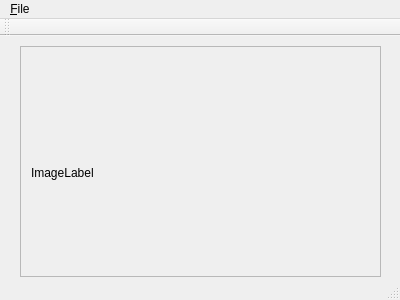
<?xml version="1.0" encoding="UTF-8"?>
<ui version="4.0">
 <class>ImageViewer</class>
 <widget class="QMainWindow" name="ImageViewer">
  <property name="geometry">
   <rect>
    <x>0</x>
    <y>0</y>
    <width>400</width>
    <height>300</height>
   </rect>
  </property>
  <property name="windowTitle">
   <string>ImageViewer</string>
  </property>
  <widget class="QWidget" name="centralWidget">
   <widget class="QScrollArea" name="scrollArea">
    <property name="geometry">
     <rect>
      <x>20</x>
      <y>10</y>
      <width>361</width>
      <height>231</height>
     </rect>
    </property>
    <property name="widgetResizable">
     <bool>true</bool>
    </property>
    <widget class="QWidget" name="scrollAreaWidgetContents">
     <property name="geometry">
      <rect>
       <x>0</x>
       <y>0</y>
       <width>359</width>
       <height>229</height>
      </rect>
     </property>
     <widget class="QLabel" name="Label">
      <property name="geometry">
       <rect>
        <x>10</x>
        <y>20</y>
        <width>341</width>
        <height>211</height>
       </rect>
      </property>
      <property name="text">
       <string>ImageLabel</string>
      </property>
     </widget>
    </widget>
   </widget>
  </widget>
  <widget class="QMenuBar" name="menuBar">
   <property name="geometry">
    <rect>
     <x>0</x>
     <y>0</y>
     <width>400</width>
     <height>22</height>
    </rect>
   </property>
   <widget class="QMenu" name="menuFile">
    <property name="title">
     <string>&amp;File</string>
    </property>
    <addaction name="openAct"/>
    <addaction name="printAct"/>
    <addaction name="exitAct"/>
   </widget>
   <addaction name="menuFile"/>
  </widget>
  <widget class="QToolBar" name="mainToolBar">
   <attribute name="toolBarArea">
    <enum>TopToolBarArea</enum>
   </attribute>
   <attribute name="toolBarBreak">
    <bool>false</bool>
   </attribute>
  </widget>
  <widget class="QStatusBar" name="statusBar"/>
  <action name="openAct">
   <property name="text">
    <string>&amp;Open</string>
   </property>
   <property name="shortcut">
    <string>Ctrl+O</string>
   </property>
  </action>
  <action name="printAct">
   <property name="enabled">
    <bool>false</bool>
   </property>
   <property name="text">
    <string>&amp;Print</string>
   </property>
   <property name="shortcut">
    <string>Ctrl+P</string>
   </property>
  </action>
  <action name="exitAct">
   <property name="text">
    <string>E&amp;xit</string>
   </property>
   <property name="toolTip">
    <string>Exit</string>
   </property>
   <property name="shortcut">
    <string>Ctrl+Q</string>
   </property>
  </action>
 </widget>
 <layoutdefault spacing="6" margin="11"/>
 <resources/>
 <connections/>
</ui>
